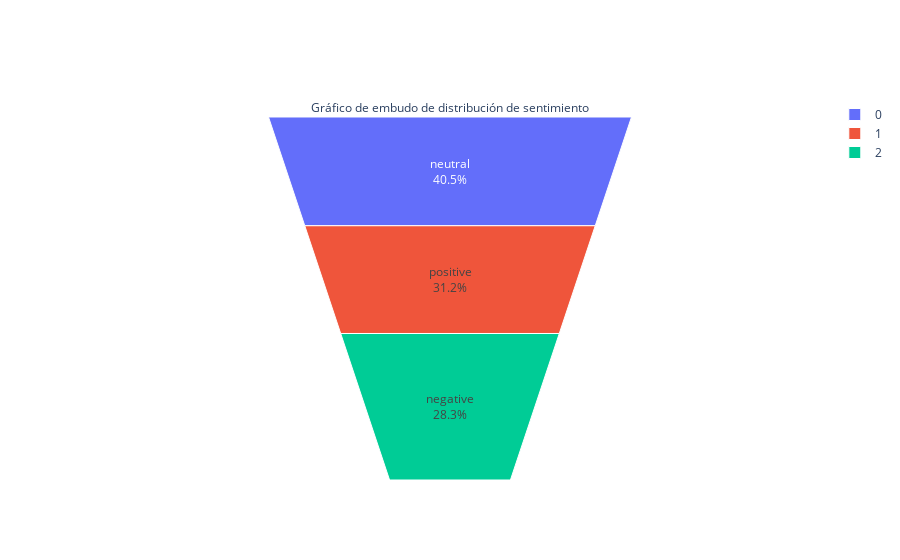

Source (notebook cell):
### Markdown cell above
Dibujemos un gráfico de embudo para una mejor visualización

### Code cell
fig = go.Figure(go.Funnelarea(
    text =df_count.sentiment,
    values = df_count.text,
    title = {"position": "top center", "text": "Gráfico de embudo de distribución de sentimiento"}
    ))
fig.show()

### Figure 1 — Plotly figure (JSON) as saved in the notebook; plotly's stock layout.template omitted (floating-point values rounded to 4 significant figures)
{"data": [{"text": ["neutral", "positive", "negative"], "title": {"position": "top center", "text": "Gráfico de embudo de distribución de sentimiento"}, "type": "funnelarea", "values": [11117, 8582, 7781]}], "layout": {}}
